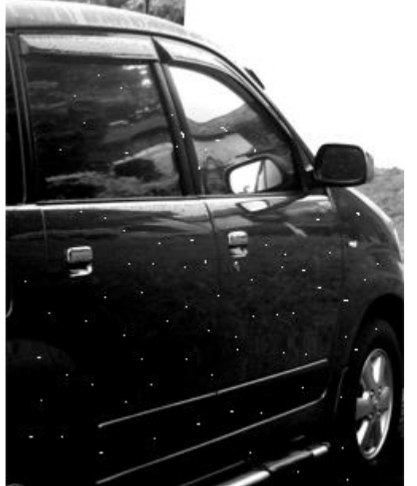
#> input picture pert.8/img1.png, 417 x 486 px
$ python efekBts.py
#> lines starting #> are read from the running program, lines starting #| are printed output that depends on the picture
import cv2
import matplotlib.pyplot as plt

# Membaca gambar
img = cv2.imread("img1.png")
#> img is the input picture: shape (486, 417, 3); min 0, max 255, mean 83

# Ubah ke RGB agar warna tampil benar di matplotlib
img_rgb = cv2.cvtColor(img, cv2.COLOR_BGR2RGB)

# Grayscale
gray = cv2.cvtColor(img, cv2.COLOR_BGR2GRAY)

# Blur untuk mengurangi noise
blur = cv2.GaussianBlur(gray, (5,5), 0)

# Filter batas / edge detection
edges = cv2.Canny(blur, 100, 200)
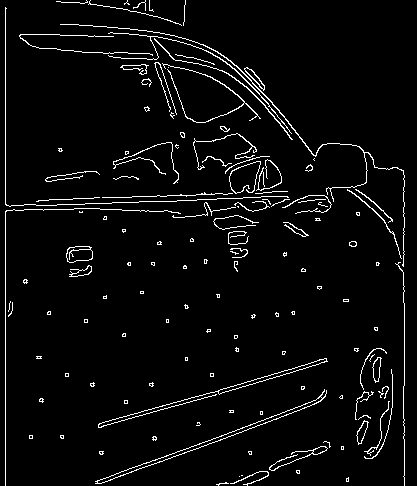
#> edges: shape (486, 417); 4.1% white in thin lines or dots

# Menampilkan efek filter
plt.figure(figsize=(12,6))

# Gambar asli
plt.subplot(1,2,1)
plt.imshow(img_rgb)
plt.title("Gambar Asli")
plt.axis("off")

# Hasil filter batas
plt.subplot(1,2,2)
plt.imshow(edges, cmap='gray')
plt.title("Efek Filter Batas")
plt.axis("off")

plt.show()
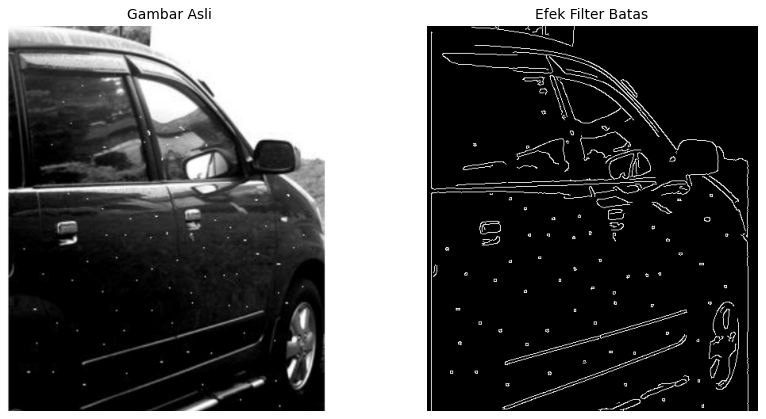
#> figure drawn by matplotlib, 2 panels
